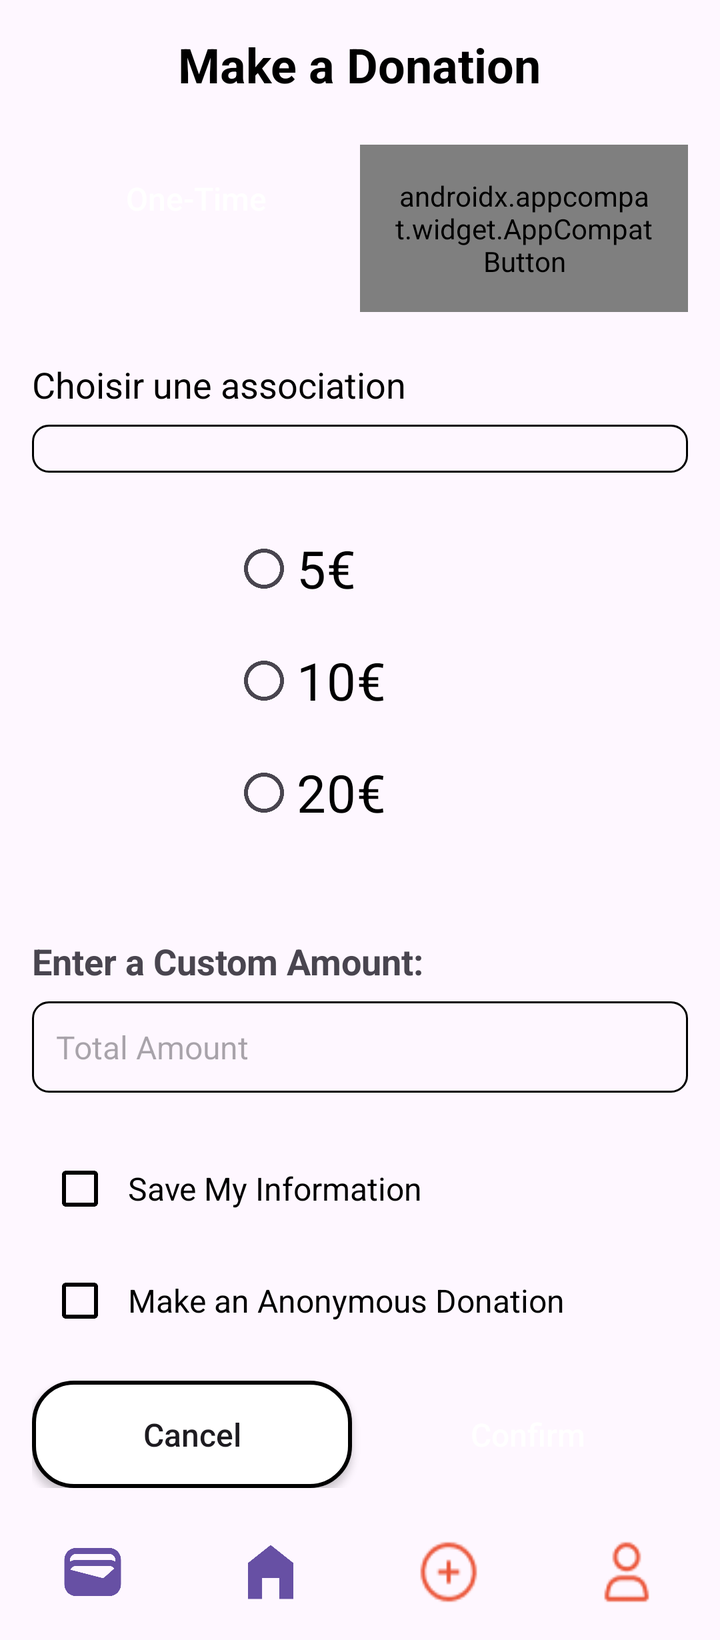
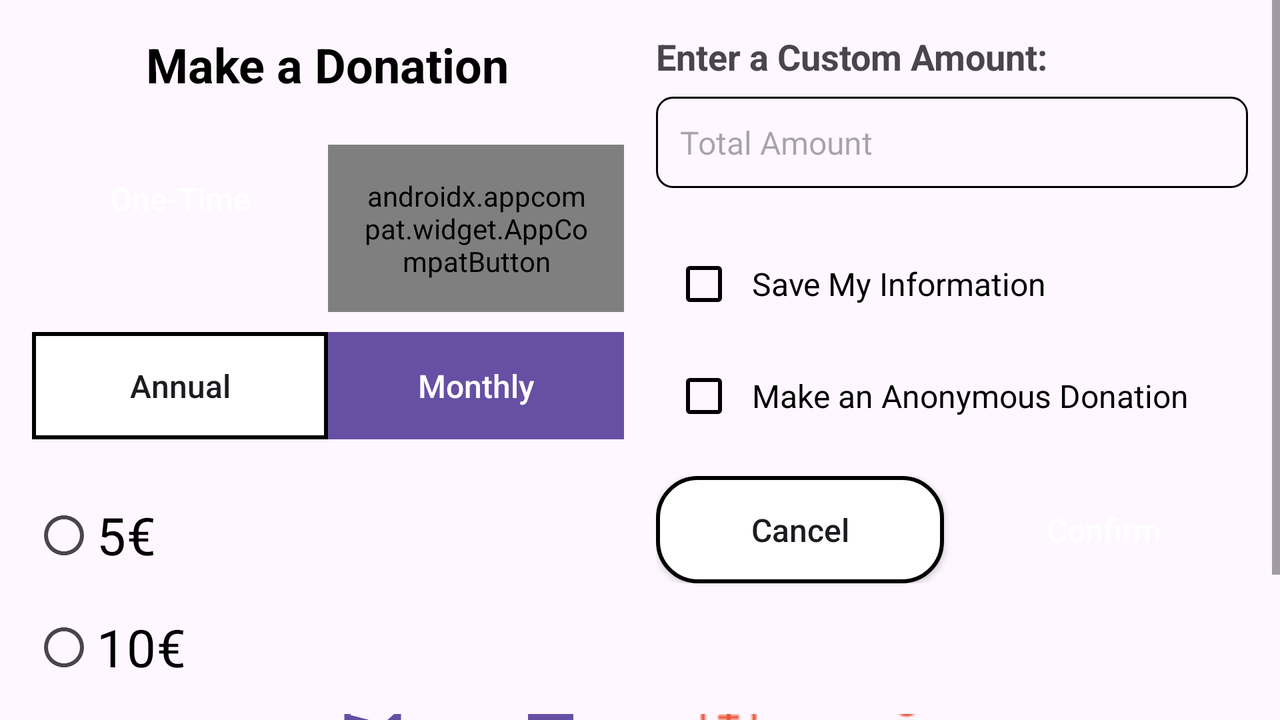

One screen, two layout resources from the same app: the default and the repository's alternative for another configuration. Each is rendered where Android would select it; the XML of both is given below.
<!-- AndroidManifest.xml: application theme Theme.SAES04 -->
<!-- res/layout/activity_don_unique.xml -->
<ScrollView xmlns:android="http://schemas.android.com/apk/res/android"
    android:layout_width="match_parent"
    android:layout_height="match_parent"
    android:fillViewport="true">

    <LinearLayout
        android:layout_width="match_parent"
        android:layout_height="wrap_content"
        android:orientation="vertical"
        android:padding="16dp">

        <TextView
            android:layout_width="wrap_content"
            android:layout_height="wrap_content"
            android:hint="@string/realiserdon"
            android:textSize="24sp"
            android:textStyle="bold"
            android:textColorHint="@color/black"
            android:layout_gravity="center_horizontal"
            android:layout_marginBottom="24dp"/>

        <LinearLayout
            android:layout_width="match_parent"
            android:layout_height="wrap_content"
            android:orientation="horizontal"
            android:layout_marginBottom="24dp">

            <androidx.appcompat.widget.AppCompatButton
                android:id="@+id/btn_unique"
                android:layout_width="0dp"
                android:layout_height="wrap_content"
                android:layout_weight="1"
                android:hint="@string/donunique"
                android:background="@color/blue"
                android:textColor="@android:color/white"
                android:textColorHint="@color/white"
                android:padding="16dp"
                android:textAllCaps="false"
                android:textSize="16sp"/>

            <androidx.appcompat.widget.AppCompatButton
                android:id="@+id/btn_recurrent"
                android:layout_width="0dp"
                android:layout_height="wrap_content"
                android:layout_weight="1"
                android:hint="@string/donrecurrent"
                android:background="@drawable/boutondonvide"
                android:textColor="@color/blue"
                android:textColorHint="@color/blue"
                android:padding="16dp"
                android:textAllCaps="false"
                android:textSize="16sp"/>
        </LinearLayout>

        <TextView
            android:layout_width="wrap_content"
            android:layout_height="wrap_content"
            android:text="Choisir une association"
            android:textSize="18sp"
            android:textColor="@color/black"
            android:layout_marginBottom="8dp"/>

        <Spinner
            android:id="@+id/spinner_association"
            android:layout_width="match_parent"
            android:layout_height="wrap_content"
            android:background="@drawable/champsaisie"
            android:padding="12dp"
            android:layout_marginBottom="24dp"/>

        <RadioGroup
            android:id="@+id/radio_group"
            android:layout_width="match_parent"
            android:layout_height="wrap_content"
            android:orientation="vertical"
            android:layout_marginStart="100dp"
            android:layout_marginEnd="100dp"
            android:layout_marginBottom="24dp">

            <RadioButton
                android:id="@+id/radio_5"
                android:layout_width="wrap_content"
                android:layout_height="wrap_content"
                android:hint="@string/cinqeuros"
                android:textSize="26sp"
                android:textColorHint="@color/black"
                android:buttonTint="@color/blue"
                android:layout_marginBottom="8dp"/>

            <RadioButton
                android:id="@+id/radio_10"
                android:layout_width="wrap_content"
                android:layout_height="wrap_content"
                android:hint="@string/dixeuros"
                android:textSize="26sp"
                android:textColorHint="@color/black"
                android:buttonTint="@color/blue"
                android:layout_marginBottom="8dp"/>

            <RadioButton
                android:id="@+id/radio_20"
                android:layout_width="wrap_content"
                android:layout_height="wrap_content"
                android:hint="@string/vingteuros"
                android:textSize="26sp"
                android:textColorHint="@color/black"
                android:buttonTint="@color/blue"/>
        </RadioGroup>

        <TextView
            android:layout_width="wrap_content"
            android:layout_height="wrap_content"
            android:hint="@string/entrersommeperso"
            android:textSize="18sp"
            android:textColorHint="@color/blue"
            android:layout_marginTop="24dp"
            android:layout_marginBottom="8dp"
            android:textStyle="bold"/>

        <EditText
            android:id="@+id/edit_custom_amount"
            android:layout_width="match_parent"
            android:layout_height="wrap_content"
            android:hint="@string/montant_total"
            android:inputType="numberDecimal"
            android:textSize="16sp"
            android:padding="12dp"
            android:background="@drawable/champsaisie"
            android:layout_marginBottom="24dp"/>

        <LinearLayout
            android:layout_width="match_parent"
            android:layout_height="wrap_content"
            android:orientation="horizontal"
            android:layout_marginBottom="8dp">

            <CheckBox
                android:id="@+id/check_save_info"
                android:layout_width="wrap_content"
                android:layout_height="wrap_content"
                android:buttonTint="@color/blue"/>

            <TextView
                android:layout_width="wrap_content"
                android:layout_height="wrap_content"
                android:hint="@string/enregistrerinfos"
                android:textSize="16sp"
                android:textColorHint="@color/black"
                android:layout_gravity="center_vertical"/>
        </LinearLayout>

        <LinearLayout
            android:layout_width="match_parent"
            android:layout_height="wrap_content"
            android:orientation="horizontal">

            <CheckBox
                android:id="@+id/check_anonymous"
                android:layout_width="wrap_content"
                android:layout_height="wrap_content"
                android:buttonTint="@color/blue"/>

            <TextView
                android:layout_width="wrap_content"
                android:layout_height="wrap_content"
                android:hint="@string/donanonyme"
                android:textSize="16sp"
                android:textColorHint="@color/black"
                android:layout_gravity="center_vertical"/>
        </LinearLayout>

        <LinearLayout
            android:layout_width="match_parent"
            android:layout_height="wrap_content"
            android:orientation="horizontal"
            android:layout_marginTop="16dp"
            android:layout_marginBottom="24dp"
            android:weightSum="2">

            <androidx.appcompat.widget.AppCompatButton
                android:id="@+id/btn_cancel"
                android:layout_width="0dp"
                android:layout_height="wrap_content"
                android:layout_weight="1"
                android:hint="@string/annuler"
                android:textSize="16sp"
                android:textColorHint="@color/blue"
                android:background="@drawable/bouton_annuler"
                android:padding="16dp"
                android:layout_marginEnd="8dp"
                android:textAllCaps="false"/>

            <androidx.appcompat.widget.AppCompatButton
                android:id="@+id/btn_confirm"
                android:layout_width="0dp"
                android:layout_height="wrap_content"
                android:layout_weight="1"
                android:hint="@string/confirmer"
                android:textSize="16sp"
                android:textColorHint="@android:color/white"
                android:background="@drawable/bouton_confirmer"
                android:padding="16dp"
                android:textAllCaps="false"/>
        </LinearLayout>

        <include
            android:id="@+id/navigation_buttons"
            layout="@layout/navigation" />
    </LinearLayout>
</ScrollView>
<!-- res/layout/navigation.xml (included above) -->
<LinearLayout xmlns:android="http://schemas.android.com/apk/res/android"
    xmlns:app="http://schemas.android.com/apk/res-auto"
    android:orientation="vertical"
    android:layout_width="match_parent"
    android:layout_height="match_parent">

    <View
        android:layout_width="match_parent"
        android:layout_height="0dp"
        android:layout_weight="1"/>

    <LinearLayout
        android:orientation="horizontal"
        android:layout_width="match_parent"
        android:layout_height="wrap_content"
        android:gravity="center"
       >

        <androidx.appcompat.widget.AppCompatButton
            android:id="@+id/wallet_button"
            android:layout_width="34dp"
            android:layout_height="36dp"
            android:background="@drawable/wallet"
            android:contentDescription="Wallet" />

        <Space
            android:layout_width="55dp"
            android:layout_height="match_parent" />

        <androidx.appcompat.widget.AppCompatButton
            android:id="@+id/home_button"

            android:layout_width="34dp"
            android:layout_height="36dp"
            android:background="@drawable/home"
            android:contentDescription="Home" />

        <Space
            android:layout_width="55dp"
            android:layout_height="match_parent" />

        <androidx.appcompat.widget.AppCompatButton
            android:id="@+id/add_ring_button"
            android:layout_width="34dp"
            android:layout_height="36dp"
            android:background="@drawable/add_ring"
            android:contentDescription="Add Ring" />

        <Space
            android:layout_width="55dp"
            android:layout_height="match_parent" />

        <androidx.appcompat.widget.AppCompatButton
            android:id="@+id/user_button"
            android:layout_width="34dp"
            android:layout_height="36dp"
            android:background="@drawable/user_alt"
            android:contentDescription="User" />
    </LinearLayout>
</LinearLayout>
<!-- resources referenced by this layout -->
<resources>
  <color name="black">#FF000000</color>
  <color name="white">#FFFFFFFF</color>
  <!-- drawable add_ring: png bitmap (drawable, 975 bytes) -->
  <!-- drawable bouton_annuler (drawable) -->
  <?xml version="1.0" encoding="utf-8"?>
  <shape xmlns:android="http://schemas.android.com/apk/res/android">
      <solid android:color="@android:color/white"/>
      <stroke android:width="2dp" android:color="@color/blue"/>
      <corners android:radius="20dp"/>
  </shape>
  <!-- drawable champsaisie (drawable) -->
  <?xml version="1.0" encoding="utf-8"?>
  <shape xmlns:android="http://schemas.android.com/apk/res/android">
      <solid android:color="@android:color/transparent"/> 
      <stroke android:width="1dp" android:color="@color/blue"/> 
      <corners android:radius="8dp"/> 
  </shape>
  <!-- drawable home (drawable) -->
  <vector xmlns:android="http://schemas.android.com/apk/res/android" android:height="24dp" android:tint="?attr/colorPrimary" android:viewportHeight="24" android:viewportWidth="24" android:width="24dp">
        
      <path android:fillColor="@android:color/white" android:pathData="M12,3L4,9v12h5v-7h6v7h5V9z"/>
      
  </vector>
  <!-- drawable user_alt: png bitmap (drawable, 837 bytes) -->
  <!-- drawable wallet: png bitmap (drawable, 597 bytes) -->
  <string name="annuler">Cancel</string>
  <string name="cinqeuros">5€</string>
  <string name="confirmer">Confirm</string>
  <string name="dixeuros">10€</string>
  <string name="donanonyme">Make an Anonymous Donation</string>
  <string name="donrecurrent">Recurring</string>
  <string name="donunique">One-Time</string>
  <string name="enregistrerinfos">Save My Information</string>
  <string name="entrersommeperso">Enter a Custom Amount:</string>
  <string name="montant_total">Total Amount</string>
  <string name="realiserdon">Make a Donation</string>
  <string name="vingteuros">20€</string>
  <style name="Theme.SAES04" parent="Theme.Material3.DayNight.NoActionBar">
  
      </style>
</resources>
<!-- res/layout-land/activity_don_unique.xml (the repository's variant of the layout above) -->
<!-- drawn on the phone turned sideways -->
<LinearLayout  xmlns:android="http://schemas.android.com/apk/res/android"
    android:layout_width="match_parent"
    android:layout_height="match_parent"
    android:orientation="vertical">

<ScrollView
    android:layout_width="match_parent"
    android:layout_height="357dp"
    >

    <LinearLayout
        android:layout_width="match_parent"
        android:layout_height="wrap_content"
        android:orientation="horizontal"
        android:padding="16dp">


        <LinearLayout
            android:layout_width="0dp"
            android:layout_height="wrap_content"
            android:orientation="vertical"
            android:layout_weight="1"
            android:layout_marginEnd="16dp">

            <TextView
                android:layout_width="wrap_content"
                android:layout_height="wrap_content"
                android:hint="@string/realiserdon"
                android:textSize="24sp"
                android:textStyle="bold"
                android:textColorHint="@color/black"
                android:layout_gravity="center_horizontal"
                android:layout_marginBottom="24dp"/>

            <LinearLayout
                android:layout_width="match_parent"
                android:layout_height="wrap_content"
                android:orientation="horizontal"
                android:layout_marginBottom="10dp">

                <androidx.appcompat.widget.AppCompatButton
                    android:id="@+id/btn_unique"
                    android:layout_width="0dp"
                    android:layout_height="wrap_content"
                    android:layout_weight="1"
                    android:hint="@string/donunique"
                    android:background="@color/blue"
                    android:textColor="@android:color/white"
                    android:textColorHint="@color/white"
                    android:padding="16dp"
                    android:textAllCaps="false"
                    android:textSize="16sp"/>

                <androidx.appcompat.widget.AppCompatButton
                    android:id="@+id/btn_recurrent"
                    android:layout_width="0dp"
                    android:layout_height="wrap_content"
                    android:layout_weight="1"
                    android:hint="@string/donrecurrent"
                    android:background="@drawable/boutondonvide"
                    android:textColor="@color/blue"
                    android:textColorHint="@color/blue"
                    android:padding="16dp"
                    android:textAllCaps="false"
                    android:textSize="16sp"/>
            </LinearLayout>

            <LinearLayout
                android:layout_width="match_parent"
                android:layout_height="wrap_content"
                android:orientation="horizontal"
                android:layout_marginBottom="24dp"
                android:weightSum="2">

                <androidx.appcompat.widget.AppCompatButton
                    android:id="@+id/btn_annuel"
                    android:layout_width="0dp"
                    android:layout_height="wrap_content"
                    android:layout_weight="1"
                    android:hint="@string/annuel"
                    android:textSize="16sp"
                    android:textColorHint="@color/blue"
                    android:background="@drawable/bouton_annuel"
                    android:padding="16dp"
                    android:textAllCaps="false"/>

                <androidx.appcompat.widget.AppCompatButton
                    android:id="@+id/btn_mensuel"
                    android:layout_width="0dp"
                    android:layout_height="wrap_content"
                    android:layout_weight="1"
                    android:hint="@string/mensuel"
                    android:textSize="16sp"
                    android:textColorHint="@android:color/white"
                    android:background="@drawable/bouton_mensuel"
                    android:padding="16dp"
                    android:textAllCaps="false"/>
            </LinearLayout>


            <RadioGroup
                android:id="@+id/radio_group"
                android:layout_width="match_parent"
                android:layout_height="wrap_content"
                android:orientation="vertical"
                android:layout_marginBottom="24dp">

                <RadioButton
                    android:id="@+id/radio_5"
                    android:layout_width="wrap_content"
                    android:layout_height="wrap_content"
                    android:hint="@string/cinqeuros"
                    android:textSize="26sp"
                    android:textColorHint="@color/black"
                    android:buttonTint="@color/blue"
                    android:layout_marginBottom="8dp"/>

                <RadioButton
                    android:id="@+id/radio_10"
                    android:layout_width="wrap_content"
                    android:layout_height="wrap_content"
                    android:hint="@string/dixeuros"
                    android:textSize="26sp"
                    android:textColorHint="@color/black"
                    android:buttonTint="@color/blue"
                    android:layout_marginBottom="8dp"/>

                <RadioButton
                    android:id="@+id/radio_20"
                    android:layout_width="wrap_content"
                    android:layout_height="wrap_content"
                    android:hint="@string/vingteuros"
                    android:textSize="26sp"
                    android:textColorHint="@color/black"
                    android:buttonTint="@color/blue"/>
            </RadioGroup>
        </LinearLayout>

        <LinearLayout
            android:layout_width="0dp"
            android:layout_height="wrap_content"
            android:orientation="vertical"
            android:layout_weight="1">

            <TextView
                android:layout_width="wrap_content"
                android:layout_height="wrap_content"
                android:hint="@string/entrersommeperso"
                android:textSize="18sp"
                android:textColorHint="@color/blue"
                android:layout_marginBottom="8dp"
                android:textStyle="bold"/>

            <EditText
                android:id="@+id/edit_custom_amount"
                android:layout_width="match_parent"
                android:layout_height="wrap_content"
                android:hint="@string/montant_total"
                android:inputType="numberDecimal"
                android:textSize="16sp"
                android:padding="12dp"
                android:background="@drawable/champsaisie"
                android:layout_marginBottom="24dp"/>

            <LinearLayout
                android:layout_width="match_parent"
                android:layout_height="wrap_content"
                android:orientation="horizontal"
                android:layout_marginBottom="8dp">

                <CheckBox
                    android:id="@+id/check_save_info"
                    android:layout_width="wrap_content"
                    android:layout_height="wrap_content"
                    android:buttonTint="@color/blue"/>

                <TextView
                    android:layout_width="wrap_content"
                    android:layout_height="wrap_content"
                    android:hint="@string/enregistrerinfos"
                    android:textSize="16sp"
                    android:textColorHint="@color/black"
                    android:layout_gravity="center_vertical"/>
            </LinearLayout>

            <LinearLayout
                android:layout_width="match_parent"
                android:layout_height="wrap_content"
                android:orientation="horizontal">

                <CheckBox
                    android:id="@+id/check_anonymous"
                    android:layout_width="wrap_content"
                    android:layout_height="wrap_content"
                    android:buttonTint="@color/blue"/>

                <TextView
                    android:layout_width="wrap_content"
                    android:layout_height="wrap_content"
                    android:hint="@string/donanonyme"
                    android:textSize="16sp"
                    android:textColorHint="@color/black"
                    android:layout_gravity="center_vertical"/>
            </LinearLayout>

            <LinearLayout
                android:layout_width="match_parent"
                android:layout_height="wrap_content"
                android:orientation="horizontal"
                android:layout_marginTop="16dp"
                android:layout_marginBottom="24dp"
                android:weightSum="2">

                <androidx.appcompat.widget.AppCompatButton
                    android:id="@+id/btn_cancel"
                    android:layout_width="0dp"
                    android:layout_height="wrap_content"
                    android:layout_weight="1"
                    android:hint="@string/annuler"
                    android:textSize="16sp"
                    android:textColorHint="@color/blue"
                    android:background="@drawable/bouton_annuler"
                    android:padding="16dp"
                    android:layout_marginEnd="8dp"
                    android:textAllCaps="false"/>

                <androidx.appcompat.widget.AppCompatButton
                    android:id="@+id/btn_confirm"
                    android:layout_width="0dp"
                    android:layout_height="wrap_content"
                    android:layout_weight="1"
                    android:hint="@string/confirmer"
                    android:textSize="16sp"
                    android:textColorHint="@android:color/white"
                    android:background="@drawable/bouton_confirmer"
                    android:padding="16dp"
                    android:textAllCaps="false"/>
            </LinearLayout>

        </LinearLayout>

    </LinearLayout>

</ScrollView>
    <LinearLayout
        android:layout_width="match_parent"
        android:layout_height="wrap_content"
        android:orientation="vertical">
        <include
            android:id="@+id/navigation_buttons"
            layout="@layout/navigation" />
    </LinearLayout>
</LinearLayout>
<!-- resources referenced by the variant -->
<!-- as the phone turned sideways resolves them -->
<resources>
  <color name="black">#FF000000</color>
  <color name="white">#FFFFFFFF</color>
  <!-- drawable add_ring: png bitmap (drawable, 975 bytes) -->
  <!-- drawable bouton_annuel (drawable) -->
  <shape xmlns:android="http://schemas.android.com/apk/res/android">
      <solid android:color="@android:color/white"/>
      <stroke android:width="2dp" android:color="@color/blue"/>
      <corners android:radius="0dp"/>
  </shape>
  <!-- drawable bouton_annuler (drawable) -->
  <?xml version="1.0" encoding="utf-8"?>
  <shape xmlns:android="http://schemas.android.com/apk/res/android">
      <solid android:color="@android:color/white"/>
      <stroke android:width="2dp" android:color="@color/blue"/>
      <corners android:radius="20dp"/>
  </shape>
  <!-- drawable bouton_mensuel (drawable) -->
  <?xml version="1.0" encoding="utf-8"?>
  <shape xmlns:android="http://schemas.android.com/apk/res/android">
      <solid android:color="?attr/colorPrimaryVariant"/>
      <corners android:radius="0dp"/>
  </shape>
  <!-- drawable champsaisie (drawable) -->
  <?xml version="1.0" encoding="utf-8"?>
  <shape xmlns:android="http://schemas.android.com/apk/res/android">
      <solid android:color="@android:color/transparent"/> 
      <stroke android:width="1dp" android:color="@color/blue"/> 
      <corners android:radius="8dp"/> 
  </shape>
  <!-- drawable home (drawable) -->
  <vector xmlns:android="http://schemas.android.com/apk/res/android" android:height="24dp" android:tint="?attr/colorPrimary" android:viewportHeight="24" android:viewportWidth="24" android:width="24dp">
        
      <path android:fillColor="@android:color/white" android:pathData="M12,3L4,9v12h5v-7h6v7h5V9z"/>
      
  </vector>
  <!-- drawable user_alt: png bitmap (drawable, 837 bytes) -->
  <!-- drawable wallet: png bitmap (drawable, 597 bytes) -->
  <string name="annuel">Annual</string>
  <string name="annuler">Cancel</string>
  <string name="cinqeuros">5€</string>
  <string name="confirmer">Confirm</string>
  <string name="dixeuros">10€</string>
  <string name="donanonyme">Make an Anonymous Donation</string>
  <string name="donrecurrent">Recurring</string>
  <string name="donunique">One-Time</string>
  <string name="enregistrerinfos">Save My Information</string>
  <string name="entrersommeperso">Enter a Custom Amount:</string>
  <string name="mensuel">Monthly</string>
  <string name="montant_total">Total Amount</string>
  <string name="realiserdon">Make a Donation</string>
  <string name="vingteuros">20€</string>
  <style name="Theme.SAES04" parent="Theme.Material3.DayNight.NoActionBar">
  
      </style>
</resources>
